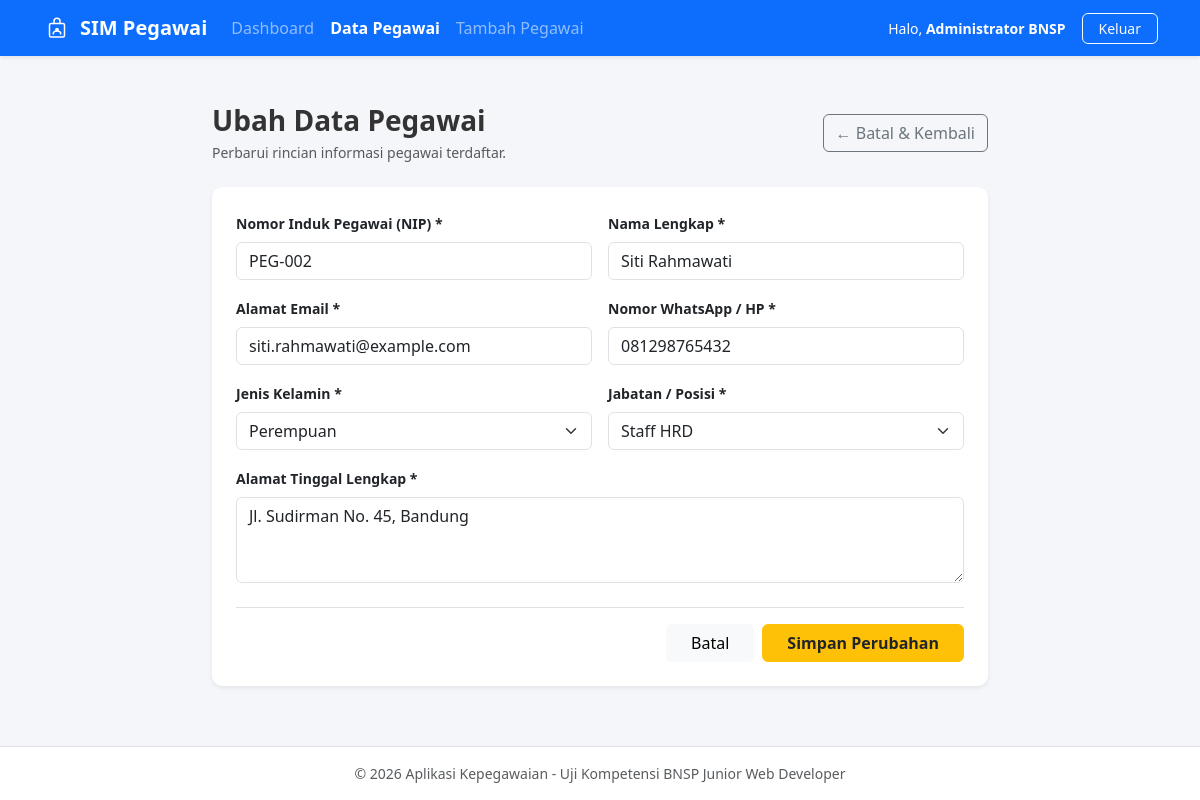
The page /pages/edit.php?id=2 (signed in) on the database its author committed.
### tables this page shows
CREATE TABLE IF NOT EXISTS `pegawai` (
    `id` INT AUTO_INCREMENT PRIMARY KEY,
    `nip` VARCHAR(20) NOT NULL UNIQUE,
    `nama_lengkap` VARCHAR(100) NOT NULL,
    `email` VARCHAR(100) NOT NULL UNIQUE,
    `no_hp` VARCHAR(20) NOT NULL,
    `jenis_kelamin` ENUM('Laki-laki', 'Perempuan') NOT NULL,
    `jabatan` VARCHAR(50) NOT NULL,
    `alamat` TEXT NOT NULL,
    `created_at` TIMESTAMP DEFAULT CURRENT_TIMESTAMP
);

### pages/edit.php (the view, shortened to what this page needs)
<?php
require_once '../config/koneksi.php';
$id = filter_input(INPUT_GET, 'id', FILTER_VALIDATE_INT);
try {
    $stmt = $pdo->prepare("SELECT * FROM pegawai WHERE id = :id LIMIT 1");
    $stmt->execute([':id' => $id]);
    $pegawai = $stmt->fetch();
} catch (PDOException $e) {
    error_log("Gagal mengambil data pegawai untuk edit: " . $e->getMessage());
    die("Terjadi kesalahan saat memuat data pegawai.");
}
?>
<!DOCTYPE html>
<html lang="id">
<head>
    <link rel="stylesheet" href="../assets/css/bootstrap.min.css">
    <link rel="stylesheet" href="../assets/css/style.css">
</head>
<body>
    <nav class="navbar navbar-expand-lg navbar-dark bg-primary shadow-sm">
        <div class="container">
            <a class="navbar-brand d-flex align-items-center fw-bold" href="dashboard.php">
                <img src="../assets/img/logo.svg" alt="Logo" width="30" height="30" class="me-2">
                SIM Pegawai
            </a>
            <div class="collapse navbar-collapse" id="navbarNav">
                <ul class="navbar-nav me-auto">
                    <li class="nav-item">
                        <a class="nav-link" href="dashboard.php">Dashboard</a>
                    </li>
                    <li class="nav-item">
                        <a class="nav-link active fw-semibold" href="pegawai.php">Data Pegawai</a>
                    </li>
                    <li class="nav-item">
                        <a class="nav-link" href="tambah.php">Tambah Pegawai</a>
                    </li>
                </ul>
                <div class="d-flex align-items-center text-white">
                    <span class="me-3 small">Halo, <strong><?= htmlspecialchars($_SESSION['nama_lengkap']); ?></strong></span>
                    <a href="../process/proses_logout.php" class="btn btn-outline-light btn-sm px-3">Keluar</a>
                </div>
            </div>
        </div>
    </nav>
    <main class="container my-5" style="max-width: 800px;">
        <div class="d-flex justify-content-between align-items-center mb-4">
            <div>
                <h3 class="fw-bold mb-1">Ubah Data Pegawai</h3>
                <p class="text-muted small mb-0">Perbarui rincian informasi pegawai terdaftar.</p>
            </div>
            <a href="pegawai.php" class="btn btn-outline-secondary">
                &larr; Batal & Kembali
            </a>
        </div>
        <div class="card shadow-sm p-4">
            <form action="../process/aksi_edit.php" method="POST" id="formPegawai" novalidate>
                <div class="row g-3">
                    <div class="col-md-6">
                        <label for="nip" class="form-label fw-semibold small">Nomor Induk Pegawai (NIP) *</label>
                        <input type="text" name="nip" id="nip" class="form-control" value="<?= htmlspecialchars($pegawai['nip']); ?>" required>
                    </div>
                    <div class="col-md-6">
                        <label for="nama_lengkap" class="form-label fw-semibold small">Nama Lengkap *</label>
                        <input type="text" name="nama_lengkap" id="nama_lengkap" class="form-control" value="<?= htmlspecialchars($pegawai['nama_lengkap']); ?>" required>
                    </div>
                    <div class="col-md-6">
                        <label for="email" class="form-label fw-semibold small">Alamat Email *</label>
                        <input type="email" name="email" id="email" class="form-control" value="<?= htmlspecialchars($pegawai['email']); ?>" required>
                    </div>
                    <div class="col-md-6">
                        <label for="no_hp" class="form-label fw-semibold small">Nomor WhatsApp / HP *</label>
                        <input type="tel" name="no_hp" id="no_hp" class="form-control" value="<?= htmlspecialchars($pegawai['no_hp']); ?>" required>
                    </div>
                    <div class="col-md-6">
                        <label for="jenis_kelamin" class="form-label fw-semibold small">Jenis Kelamin *</label>
                        <select name="jenis_kelamin" id="jenis_kelamin" class="form-select" required>
                            <option value="Perempuan" <?= ($pegawai['jenis_kelamin'] == 'Perempuan') ? 'selected' : ''; ?>>Perempuan</option>
                        </select>
                    </div>
                    <div class="col-md-6">
                        <label for="jabatan" class="form-label fw-semibold small">Jabatan / Posisi *</label>
                        <select name="jabatan" id="jabatan" class="form-select" required>
                            <?php
                            $pilihanJabatan = ['Staff IT', 'Web Developer', 'Staff HRD', 'Manager IT', 'Finance Officer', 'Marketing Specialist'];
                            foreach ($pilihanJabatan as $jab):
                            ?>
                                <option value="<?= $jab; ?>" <?= ($pegawai['jabatan'] == $jab) ? 'selected' : ''; ?>><?= $jab; ?></option>
                            <?php endforeach; ?>
                        </select>
                    </div>
                    <div class="col-12">
                        <label for="alamat" class="form-label fw-semibold small">Alamat Tinggal Lengkap *</label>
                        <textarea name="alamat" id="alamat" rows="3" class="form-control" required><?= htmlspecialchars($pegawai['alamat']); ?></textarea>
                    </div>
                </div>
                <div class="mt-4 pt-3 border-top d-flex justify-content-end gap-2">
                    <a href="pegawai.php" class="btn btn-light px-4">Batal</a>
                    <button type="submit" class="btn btn-warning text-dark px-4 fw-semibold">Simpan Perubahan</button>
                </div>
            </form>
        </div>
    </main>
    <footer class="bg-white border-top py-3 text-center text-muted small mt-auto">
        <div class="container">
            &copy; 2026 Aplikasi Kepegawaian - Uji Kompetensi BNSP Junior Web Developer
        </div>
    </footer>
</body>
</html>

### assets/css/style.css (style rules this page uses)
body { background-color: #f4f6f9; font-family: 'Segoe UI', Tahoma, Geneva, Verdana, sans-serif; color: #333; min-height: 100vh; display: flex; flex-direction: column; }
footer { margin-top: auto; }
.card { border: none; border-radius: 10px; box-shadow: 0 4px 6px rgba(0, 0, 0, 0.05); transition: transform 0.25s ease, box-shadow 0.25s ease; }
.btn { border-radius: 6px; font-weight: 500; transition: all 0.2s ease-in-out; }
.navbar-brand img { transition: transform 0.3s ease; }

### rows shown on the page
pegawai: nip "PEG-002", nama_lengkap "Siti Rahmawati", email "siti.rahmawati@example.com", no_hp "081298765432", jenis_kelamin "Perempuan", jabatan "Staff HRD", alamat "Jl. Sudirman No. 45, Bandung"

### other values the page prints
$_SESSION['nama_lengkap'] "Administrator BNSP"
